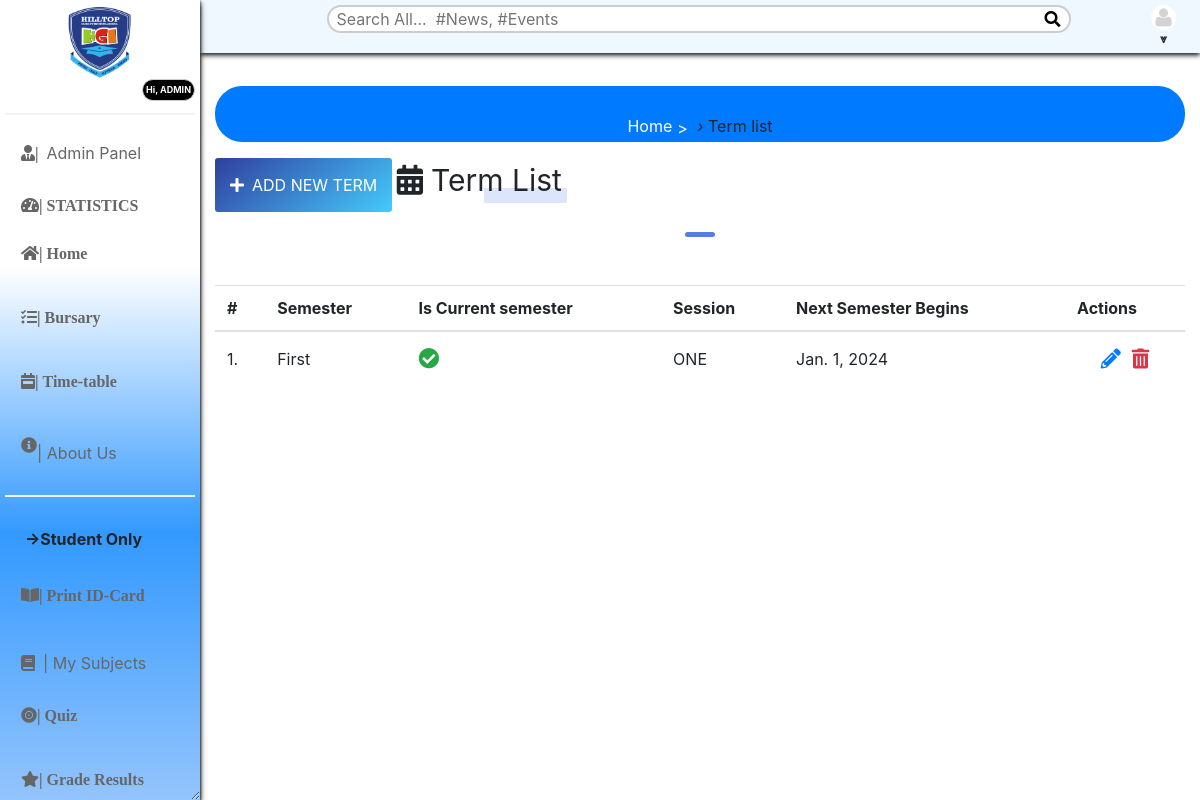
The page /semester/ (signed in) on the database its author committed.
### accounts/models.py (models this page shows, shortened)
class User(AbstractUser):
    is_student = models.BooleanField(default=False)
    is_lecturer = models.BooleanField(default=False)
    is_parent = models.BooleanField(default=False)
    is_dep_head = models.BooleanField(default=False)
    phone = models.CharField(max_length=60, blank=True, null=True)
    nationality = models.CharField(max_length=60, blank=True, null=True)
    address = models.CharField(max_length=60, blank=True, null=True)
    picture = models.ImageField(upload_to='profile_pictures/%y/%m/%d/', default='default.png', null=True)
    email = models.EmailField(blank=True, null=True)
    state_of_origin = models.CharField(max_length=100, blank=True, null=True)
    date_of_birth = models.DateField(blank=True, null=True)
    weight = models.IntegerField(blank=True, null=True)
    height = models.IntegerField(blank=True, null=True)
    meal_allergic_comment = models.TextField(blank=True, null=True)
    medical_record = models.FileField(upload_to='medical_records/', blank=True, null=True)
    computer_labs = models.CharField(max_length=10, choices=CHOICES, default='not_now')
    library_services = models.CharField(max_length=10, choices=CHOICES, default='not_now')
    counseling = models.CharField(max_length=10, choices=CHOICES, default='not_now')
    student_housing = models.CharField(max_length=10, choices=CHOICES, default='not_now')
    financial_aid = models.CharField(max_length=10, choices=CHOICES, default='not_now')
    cafeteria_services = models.CharField(max_length=10, choices=CHOICES, default='not_now')
    mental_health_services = models.CharField(max_length=10, choices=CHOICES, default='not_now')
    tutoring_centers = models.CharField(max_length=10, choices=CHOICES, default='not_now')
    technology_support = models.CharField(max_length=10, choices=CHOICES, default='not_now')
    disability_services = models.CharField(max_length=10, choices=CHOICES, default='not_now')
    international_student_services = models.CharField(max_length=10, choices=CHOICES, default='not_now')
    laboratory_facilities = models.CharField(max_length=10, choices=CHOICES, default='not_now')
    academic_advising = models.CharField(max_length=10, choices=CHOICES, default='not_now')
    bus_service = models.CharField(max_length=10, choices=BUS_SERVICE_CHOICES, default='not_now')
    bus_service_type = models.CharField(max_length=10, choices=BUS_SERVICE_TYPE_CHOICES, blank=True, null=True,default='not_now')
    pickup_or_dropoff = models.CharField(max_length=10, choices=PICKUP_OR_DROPOFF_CHOICES, blank=True, null=True,default='not_now')
    username_validator = ASCIIUsernameValidator()
    objects = UserManager()
    @property
    def get_full_name(self):
        full_name = self.username
        if self.first_name and self.last_name:
            full_name = self.first_name + " " + self.last_name
        return full_name

### app/models.py (models this page shows, shortened)
class Semester(models.Model):
    semester = models.CharField(max_length=10, choices=SEMESTER, blank=True)
    is_current_semester = models.BooleanField(default=False, blank=True, null=True)
    session = models.ForeignKey(Session, on_delete=models.CASCADE, blank=True, null=True)
    next_semester_begins = models.DateField(null=True, blank=True)

class Session(models.Model):
    session = models.CharField(max_length=200, unique=True)
    is_current_session = models.BooleanField(default=False, blank=True, null=True)
    next_session_begins = models.DateField(blank=True, null=True)
    def __str__(self):
        return self.session

### app/views.py (the view)
# urls.py: path('semester/', semester_list_view, name="semester_list"),
@login_required
@lecturer_required
def semester_list_view(request):
    semesters = Semester.objects.all().order_by('-is_current_semester', '-semester')
    return render(request, 'app/semester_list.html', {"semesters": semesters, })

### accounts/context_processors.py (called while the page is built)
def unread_message_count(request):
    if request.user.is_authenticated:
        if hasattr(request.user, 'student'):
            unread_count = Message.objects.filter(students=request.user.student, is_read=False).count()
            if unread_count > 9:
                unread_count = '+9'
        else:
            unread_count = ''
    else:
        unread_count = ''
    return {'unread_message_count': unread_count}

### templates/app/semester_list.html (shortened to what this page needs)
{% extends 'base.html' %}
{% block content %}
<div id="input-nav"><a href="{% url 'home' %}" class="primary1">Home</a> <i>&rsaquo;</i> Term list</div>
{% if request.user.is_superuser %}
<a class="add-button" href="{% url 'add_semester' %}"><i class="fas fa-plus"></i>Add New Term</a>
{% endif %}
<div class="title-1"><i class="fas fa-calendar-alt"></i>Term List</div>
<div class="title-line"></div>
<div class="table-responsive table-shadow p-0 mt-5">
    <table class="table">
        <thead>
            <tr>
                <th>#</th>
                <th> Semester </th>
                <th> Is Current semester </th>
                <th> Session </th>
                <th> Next Semester Begins </th>
                {% if request.user.is_superuser %}
                <th> Actions </th>
                {% endif %}
            </tr>
        </thead>
        <tbody>
            {% for semester in semesters %}
            <tr>
                <td> {{ forloop.counter }}.</td>
                <td>{{ semester.semester }}</td>
                <th>
                    {% if semester.is_current_semester == False %}
                    <i class="fas fa-times-circle fa-1-5x danger"></i>
                    {% else %}
                    <i class="fas fa-check-circle fa-1-5x"></i>
                    {% endif %}
                </th>
                <td>{{ semester.session }}</td>
                <td>{{ semester.next_semester_begins }}</td>
                {% if request.user.is_superuser %}
                <td>
                    <div class="update-delete">
                        <a href="{% url 'edit_semester' pk=semester.pk %}" class="update" title="Edit"><i
                                class="fas fa-pencil-alt"></i></a>
                        <a href="{% url 'delete_semester' pk=semester.pk %}" class="delete" title="Delete"><i
                                class="fas fa-trash-alt"></i></a>
                    </div>
                </td>
                {% endif %}
            {% endfor %}
        </tbody>
    </table>
</div>
{% endblock content %}

### templates/aside.html (shortened to what this page needs)
{% load static %}
<div id="side-nav" class="open" style="position: fixed;
		  padding: 5px; ">
	<div class="main-menu">
		<div class="top text-center py-0">
			<img src="{% static 'img/logos.png' %}" width="70px" alt="logo">
		</div>
		{% url 'home' as hom %} {% url 'calendar' as cal %} {% url 'dashboard' as dash %} {% url 'profile' as prof %}
		{% url 'parentaccount' as lec %} {% url 'studentmanager' as stu %} {% url 'bursary' as bur %}
		{% url 'idcard' as pro %} {% url 'timetable' as tim %} {% url 'home' as sem %}
		{% url 'add_score' as ascore %} {% url 'grade_results' as vr %}{% url 'ass_results' as ar %}
		{% url 'course_registration' as cr %} {% url 'contact' as ep %} {% url 'change_password' as cp %}
		{% url 'quiz_progress' as qpr %} {% url 'quiz_marking' as qce %} {% url 'user_course_list' as ucl %}
		{% url 'admin_panel' as admin_p %}
							{% if user.is_authenticated %}
		<strong style="float: right;
  color: #fff;
  background: #000;
  padding: 3px 3px;
  font-weight: bold;
      border: 1px solid #ccc;
    border-radius: 14px;
  font-size: 9px; }
"> Hi, {{ user.get_full_name }}</strong>
<br>
		<hr>
		{% endif %}
		<ul>
			{% if request.user.is_superuser %}
			<li class="{% if request.path == admin_p %}active{% endif %}">
				<a href="{% url 'admin_panel' %}"><i class="fas fa-user-tie">|</i> Admin Panel</a>
			</li>
			{% endif %}
			<li class="{% if request.path == dash %}active{% endif %}">
				<a href="{% url 'dashboard' %}"><i class="fas fa-tachometer-alt">| STATISTICS</i></a>
			</li>
			<li class="{% if request.path == hom %}active{% endif %}">
				<a href="{% url 'home' %}"><p class="fas fa-home">| Home</p></a>
			</li>
			<li class="{% if request.path == bur %}active{% endif %}">
				<a href="{% url 'bursary' %}"><p class="fas fa-tasks">| Bursary</p></a>
			</li>
			<li class="{% if request.path == tim %}active{% endif %}">
				<a href="{% url 'timetable' %}"><p class="fas fa-calendar-week">| Time-table</p></a>
			</li>
			<li class="{% if request.path == ep %}active{% endif %}">
				<a href="{% url 'contact' %}"><p class="fas fa-info-circle"></p>| About Us</a>
			</li>
			<hr>
			<li style="padding: 20px;" ><strong>&RightArrow;Student Only</strong></li>
			<li class="{% if request.path == pro %}active{% endif %}">
				<a href=""><p class="fas fa-book-open">| Print ID-Card</p></a>
			</li>
			<li class="{% if request.path == ucl %}active{% endif %}">
				<a href="{% url 'user_course_list' %}"><i class="fas fa-book"></i>| My Subjects</a>
			</li>
			<li class="{% if request.path == qpr %}active{% endif %}">
				<a href="{% url 'quiz_progress' %}"><p class="fas fa-record-vinyl">| Quiz </p></a>
			</li>
			<li class="{% if request.path == vr %}active{% endif %}">
				<a href="{% url 'grade_results' %}"><p class="fas fa-star">| Grade Results</p></a>
			</li>
			<br />
		</ul>
	</div>
</div>

### templates/navbar.html (shortened to what this page needs)
{% load static %}
<ul id="top-navbar" >
	<div class="container">
		<div class="nav-wrapper">
				<li class="table-responsive table-striped m-0 mt-0" style="width: 80%;">
					<table class="table">
						<tbody>
							<tr>
							<form class="search-form" action="{% url 'query' %}" method="GET">
								<div class="search-container">
									<input type="text" id="primary-search" name="q"  value="{{ request.GET.q }}"
											placeholder="Search All...  #News, #Events" required />
									<button class="btn2" type="submit">
										<i class="fas fa-search"></i>
									</button>
								</div>
							</form>
							</tr>
						</tbody>
					</table>
				</li>
				<li class="">
					{% if request.user.is_lecturer or request.user.is_student or request.user.is_superuser %}
					<button class="btn btn-sm " type="button" id="dropdownMenuButton" data-toggle="dropdown"
						aria-haspopup="true" aria-expanded="false">
						<img class="profile-pic" src="{{ request.user.picture.url }}">
						<div class="" style="font-size: 12px;text-align: center;font-weight: bold;">⩔</div>
					</button>
					{% endif %}
				</li>
		</div>
	</div>
</ul>

### static/css/all.css (style rules this page uses)
.fa, .fas, .far, .fal, .fad, .fab { -moz-osx-font-smoothing: grayscale; -webkit-font-smoothing: antialiased; display: inline-block; font-style: normal; font-variant: normal; text-rendering: auto; line-height: 1; }
.fa-book:before { content: "\f02d"; }
.fa-book-open:before { content: "\f518"; }
.fa-calendar-alt:before { content: "\f073"; }
.fa-calendar-week:before { content: "\f784"; }
.fa-check-circle:before { content: "\f058"; }
.fa-home:before { content: "\f015"; }
.fa-info-circle:before { content: "\f05a"; }
.fa-pencil-alt:before { content: "\f303"; }
.fa-plus:before { content: "\f067"; }
.fa-record-vinyl:before { content: "\f8d9"; }
.fa-search:before { content: "\f002"; }
.fa-star:before { content: "\f005"; }
.fa-tachometer-alt:before { content: "\f3fd"; }
.fa-tasks:before { content: "\f0ae"; }
.fa-trash-alt:before { content: "\f2ed"; }
.fa-user-tie:before { content: "\f508"; }
.fa, .fas { font-family: 'Font Awesome 5 Free'; font-weight: 900; }

### rows shown on the page
User: get_full_name "ADMIN", user.picture (placeholder picture)
Semester: semester "First", is_current_semester True (drawn), session "ONE", next_semester_begins "Jan. 1, 2024"
